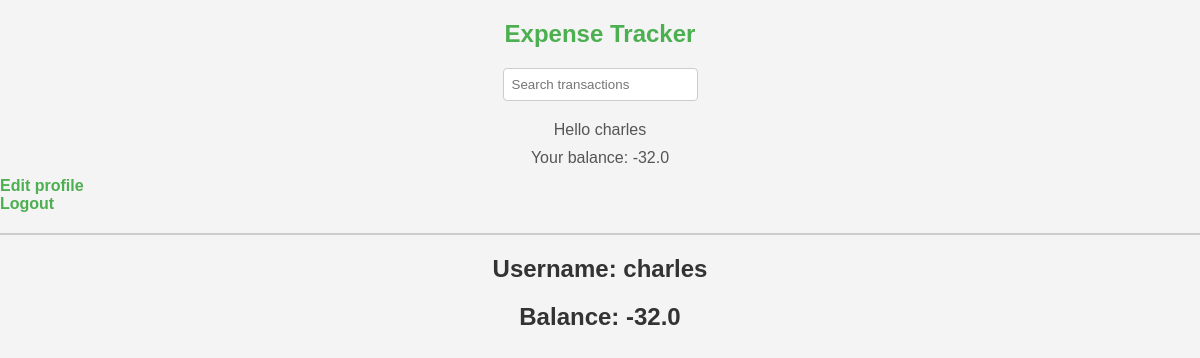
/profile/24 (signed in), run on an earlier commit of the app's database.
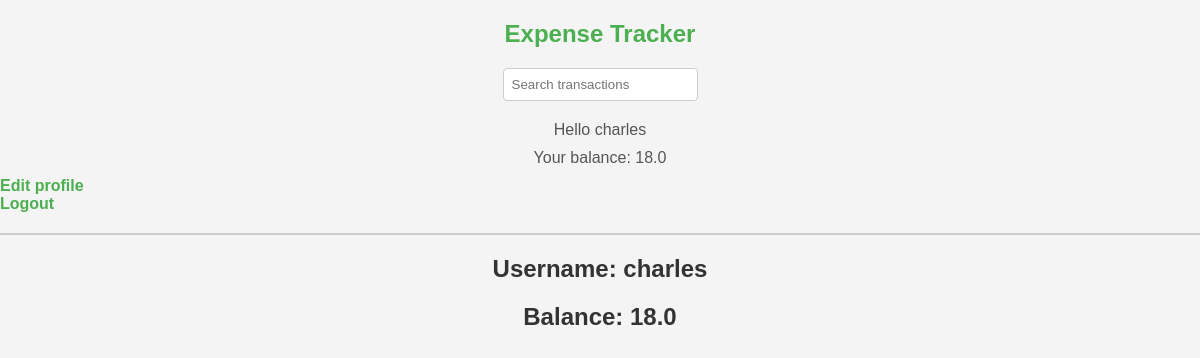
And on a later commit of the database.
### base/models.py (models this page shows)
class User(auth_user):
    balance = models.FloatField(null=False, default=0)
    is_visible = models.BooleanField(default=True)
    date_create = models.DateTimeField(auto_now_add=True)
    date_update = models.DateTimeField(auto_now=True)

### base/views.py (the view)
# urls.py: path('profile/<str:id>', views.user_profile, name='profile'),
@login_required(login_url='login')
def user_profile(request, id):
    user = auth_user.objects.get(id=id)
    myUser = User.objects.get(user_ptr_id=id)
    context = {'user': user, 'myUser': myUser}
    return render(request, 'profile.html', context)

### templates/profile.html
{% extends 'main.html' %}
{% block content %}
<h1>Username: {{user.username}}</h1>
<h1>Balance: {{myUser.balance}}</h1>
{% endblock content %}

### templates/main.html (shortened to what this page needs)
<!DOCTYPE html>
<html lang="en">
<head>
</head>
<body>
    {% include 'navbar.html' %}
    {% block content %}
    {% endblock %}
</body>
</html>

### templates/navbar.html (shortened to what this page needs)
<!DOCTYPE html>
<html lang="en">
<head>
</head>
<body>
    <div class="all">
        <h1><a href="/">Expense Tracker</a></h1>
        <form method="GET" action="{% url 'transactions' %}">
            <input type="text" name="search" placeholder="Search transactions"/>
        </form>
        {% if request.user.is_authenticated %}
            <p>Hello {{ request.user }}</p>
            <p>Your balance: {{ myUser.balance }}</p>
            <a href="{% url 'profile' request.user.id %}">Edit profile</a><br>
            <a href="{% url 'logout' %}">Logout</a>
        {% else %}
            <a href="{% url 'login' %}">Login</a>
        {% endif %}
        <hr>
    </div>
</body>
</html>

### templates/navbar.html (style rules this page uses)
body { font-family: 'Arial', sans-serif; background-color: #f4f4f4; margin: 0; padding: 0; flex-direction: column; align-items: center; }
div { padding: auto; }
h1 { color: #333; text-align: center; margin: 20px 0; text-decoration: none; font-size: 24px; }
form { display: flex; justify-content: center; margin-bottom: 20px; }
input[type="text"] { padding: 8px; border: 1px solid #ccc; border-radius: 4px; }
p { text-align: center; margin: 10px 0; color: #555; }
a { text-decoration: none; color: #4caf50; font-weight: bold; }
hr { width: 100%; border: 1px solid #ccc; margin: 20px 0; }

What changed in the data, as far as the page shows it:
changed User: balance "-32.0" → "18.0"
